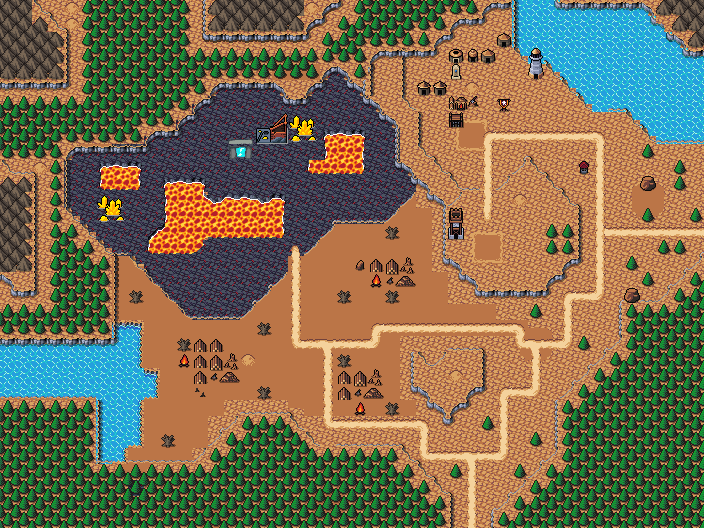

This is a level from a 2D game, rendered from its Tiled map with the project's own tilesets. A one-line summary and the map file follow, with tile-layer data summarised:
An orthogonal 44x33 tile map with 16x16 px tiles, 5 tile layers (Collision, BackGroundSubDirt, BackGroundDirt, Background, ...), 4 tilesets and 42 objects.

<map version="1.10" tiledversion="1.10.2" orientation="orthogonal" renderorder="right-down" width="44" height="33" tilewidth="16" tileheight="16" infinite="0" nextlayerid="38" nextobjectid="243">
 <editorsettings>
  <export format="tmx" />
 </editorsettings>
 <tileset firstgid="1" source="../../../../common/maps/tileset/main.tsx" />
 <tileset firstgid="10113" source="../../../../common/maps/tileset/buildings.tsx" />
 <tileset firstgid="11905" source="../../../../common/maps/tileset/FarmFood.tsx" />
 <tileset firstgid="16001" source="../../../../common/maps/tileset/dungeon.tsx" />
 <layer id="37" name="Collision" width="44" height="33">
  <data>[1452 cells, 234 non-empty, 17 distinct tile ids]</data>
 </layer>
 <layer id="36" name="BackGroundSubDirt" width="44" height="33">
  <data>[1452 cells, 64 non-empty, 7 distinct tile ids]</data>
 </layer>
 <layer id="34" name="BackGroundDirt" width="44" height="33">
  <data>[1452 cells, 1380 non-empty, 36 distinct tile ids]</data>
 </layer>
 <layer id="33" name="Background" width="44" height="33">
  <data>[1452 cells, 916 non-empty, 94 distinct tile ids]</data>
 </layer>
 <layer id="35" name="Clutter" width="44" height="33">
  <properties>
   <property name="spriteLayer" type="bool" value="true" />
  </properties>
  <data>[1452 cells, 701 non-empty, 95 distinct tile ids]</data>
 </layer>
 <objectgroup id="12" name="Objects" opacity="0.9" offsetx="3.15789" offsety="7.89474">
  <object id="122" template="../../../../common/maps/obj/enemy.tx" x="126.066" y="208.927">
   <properties>
    <property name="enemy" value="Dwarf Mercenary" />
    <property name="threatRange" type="int" value="20" />
   </properties>
  </object>
  <object id="137" template="../../../../common/maps/obj/enemy.tx" x="437.766" y="377.391">
   <properties>
    <property name="enemy" value="Griffin" />
    <property name="threatRange" type="int" value="50" />
   </properties>
  </object>
  <object id="162" template="../../../../common/maps/obj/enemy.tx" x="554.576" y="101.181">
   <properties>
    <property name="enemy" value="Camel" />
    <property name="threatRange" type="int" value="20" />
   </properties>
  </object>
  <object id="163" template="../../../../common/maps/obj/waypoint.tx" x="591.506" y="140.065" />
  <object id="172" template="../../../../common/maps/obj/waypoint.tx" x="311.202" y="205.285" />
  <object id="175" template="../../../../common/maps/obj/waypoint.tx" x="540.3" y="365.843" />
  <object id="178" template="../../../../common/maps/obj/enemy.tx" x="464.964" y="134.824">
   <properties>
    <property name="enemy" value="Loamspeaker" />
    <property name="threatRange" type="int" value="40" />
    <property name="waypoints" value="228,163" />
   </properties>
  </object>
  <object id="180" template="../../../../common/maps/obj/waypoint.tx" x="105.695" y="175.417" />
  <object id="184" template="../../../../common/maps/obj/waypoint.tx" x="335.19" y="156.503" />
  <object id="188" template="../../../../common/maps/obj/manashards.tx" x="534.233" y="208.667" />
  <object id="189" template="../../../../common/maps/obj/waypoint.tx" x="531.114" y="135.498" />
  <object id="191" template="../../../../common/maps/obj/waypoint.tx" x="173.909" y="220.488" />
  <object id="194" template="../../../../common/maps/obj/collision.tx" x="-3.9079" y="521.105" width="704" height="16" />
  <object id="195" template="../../../../common/maps/obj/collision.tx" x="702.342" y="-7.9362" width="16" height="538.083" />
  <object id="196" template="../../../../common/maps/obj/collision.tx" x="-17.6579" y="-8.9362" width="16" height="547.083" />
  <object id="199" template="../../../../common/maps/obj/waypoint.tx" x="265.972" y="172.719" />
  <object id="201" template="../../../../common/maps/obj/enemy.tx" x="591.03" y="232.382">
   <properties>
    <property name="enemy" value="Loamspeaker" />
    <property name="threatRange" type="int" value="40" />
    <property name="waypoints" value="163,230" />
   </properties>
  </object>
  <object id="202" template="../../../../common/maps/obj/enemy.tx" x="149.313" y="411.754">
   <properties>
    <property name="enemy" value="Bull" />
    <property name="threatRange" type="int" value="40" />
   </properties>
  </object>
  <object id="206" template="../../../../common/maps/obj/enemy.tx" x="479.231" y="246.814">
   <properties>
    <property name="enemy" value="Fire Dragon" />
   </properties>
  </object>
  <object id="210" template="../../../../common/maps/obj/enemy.tx" x="312.797" y="341.822">
   <properties>
    <property name="enemy" value="Shaman of Zedruu" />
    <property name="threatRange" type="int" value="40" />
    <property name="waypoints" value="231,236" />
   </properties>
  </object>
  <object id="211" template="../../../../common/maps/obj/enemy.tx" x="350.149" y="280.341">
   <properties>
    <property name="enemy" value="Shaman of Zedruu" />
    <property name="threatRange" type="int" value="40" />
   </properties>
  </object>
  <object id="213" template="../../../../common/maps/obj/enemy.tx" x="221.884" y="213.937">
   <properties>
    <property name="enemy" value="Magma Fire Elemental" />
    <property name="threatRange" type="int" value="40" />
    <property name="waypoints" value="180,191,184,191" />
   </properties>
  </object>
  <object id="214" template="../../../../common/maps/obj/enemy.tx" x="440.278" y="321.097">
   <properties>
    <property name="enemy" value="Shaman of Zedruu" />
    <property name="spawn.Hard" type="bool" value="true" />
    <property name="threatRange" type="int" value="30" />
    <property name="waypoints" value="233,232,231" />
   </properties>
  </object>
  <object id="223" template="../../../../common/maps/obj/door_up.tx" x="463.842" y="524.605">
   <properties>
    <property name="teleport" value="../HorizonsRingEdited/maps/map/zedruu/zedruu.tmx" />
   </properties>
  </object>
  <object id="225" template="../../../../common/maps/obj/enemy.tx" x="503.727" y="394.454">
   <properties>
    <property name="enemy" value="Shaman of Zedruu" />
    <property name="threatRange" type="int" value="40" />
    <property name="waypoints" value="234,175" />
   </properties>
  </object>
  <object id="226" template="../../../../common/maps/obj/enemy.tx" x="536.841" y="90.5883">
   <properties>
    <property name="enemy" value="Camel" />
    <property name="threatRange" type="int" value="20" />
   </properties>
  </object>
  <object id="227" template="../../../../common/maps/obj/enemy.tx" x="194.666" y="420.426">
   <properties>
    <property name="enemy" value="Bull" />
    <property name="threatRange" type="int" value="40" />
   </properties>
  </object>
  <object id="228" template="../../../../common/maps/obj/waypoint.tx" x="478.404" y="134.74" />
  <object id="229" template="../../../../common/maps/obj/waypoint.tx" x="478.404" y="209.408" />
  <object id="230" template="../../../../common/maps/obj/waypoint.tx" x="590.082" y="294.464" />
  <object id="231" template="../../../../common/maps/obj/waypoint.tx" x="283.618" y="346.407" />
  <object id="232" template="../../../../common/maps/obj/waypoint.tx" x="394.646" y="319.137" />
  <object id="233" template="../../../../common/maps/obj/waypoint.tx" x="508.272" y="329.526" />
  <object id="234" template="../../../../common/maps/obj/waypoint.tx" x="503.727" y="450.942" />
  <object id="235" template="../../../../common/maps/obj/waypoint.tx" x="414.774" y="433.412" />
  <object id="236" template="../../../../common/maps/obj/waypoint.tx" x="319.329" y="427.568" />
  <object id="237" template="../../../../common/maps/obj/waypoint.tx" x="284.917" y="246.417" />
  </objectgroup>
</map>
<!-- 5 of 42 objects omitted -->
